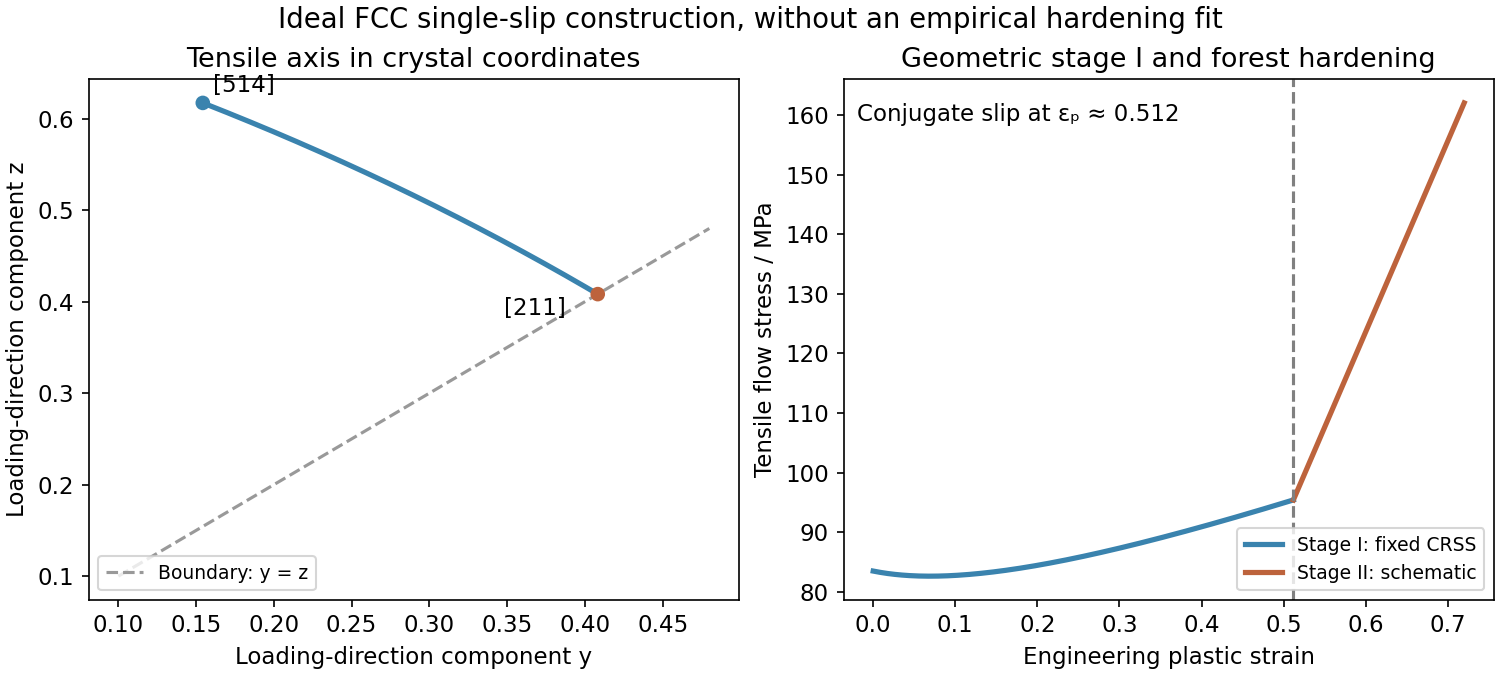

The script that drew this image:
"""Original mathematical illustration; write the matching PNG to cwd."""
from pathlib import Path
import numpy as np
import matplotlib
matplotlib.use("Agg")
import matplotlib.pyplot as plt
from matplotlib.patches import Polygon,Rectangle,Circle
plt.rcParams.update({"font.size":11,"axes.titlesize":13,"figure.facecolor":"white","savefig.facecolor":"white"})
def save(fig):
    fig.savefig(Path(__file__).with_suffix(".png").name,dpi=150,facecolor="white")
    plt.close(fig)
fig,axs=plt.subplots(1,2,figsize=(10,4.5),layout='constrained')
ax=axs[0];t=np.linspace(0,3,200);u=np.stack([5+t,1+t,np.full_like(t,4)],axis=1);norm=np.linalg.norm(u,axis=1);un=u/norm[:,None]
ax.plot(un[:,1],un[:,2],lw=2.5,c='#3a83ae');ax.scatter([un[0,1],un[-1,1]],[un[0,2],un[-1,2]],c=['#3a83ae','#bd633c'],zorder=4)
ax.annotate('[514]',(un[0,1],un[0,2]),xytext=(5,5),textcoords='offset points');ax.annotate('[211]',(un[-1,1],un[-1,2]),xytext=(-45,-10),textcoords='offset points')
ax.plot([.1,.48],[.1,.48],ls='--',c='.6',label='Boundary: y = z');ax.legend(fontsize=9,loc='lower left')
ax.set(xlabel='Loading-direction component y',ylabel='Loading-direction component z',title='Tensile axis in crystal coordinates')
ax=axs[1];eps=norm/np.sqrt(42)-1;n=np.array([1,-1,1])/np.sqrt(3);s=np.array([1,1,0])/np.sqrt(2);m=np.abs(un@n)*np.abs(un@s);tau=83.5*m[0]
ax.plot(eps,tau/m,c='#3a83ae',lw=2.5,label='Stage I: fixed CRSS')
ep=eps[-1];late=np.linspace(ep,.72,100);ax.plot(late,tau/m[-1]+320*(late-ep),c='#bd633c',lw=2.5,label='Stage II: schematic')
ax.axvline(ep,c='.5',ls='--');ax.text(.02,.92,'Conjugate slip at εₚ ≈ 0.512',transform=ax.transAxes)
ax.set(xlabel='Engineering plastic strain',ylabel='Tensile flow stress / MPa',title='Geometric stage I and forest hardening');ax.legend(fontsize=9,loc='lower right')
fig.suptitle('Ideal FCC single-slip construction, without an empirical hardening fit')
save(fig)
